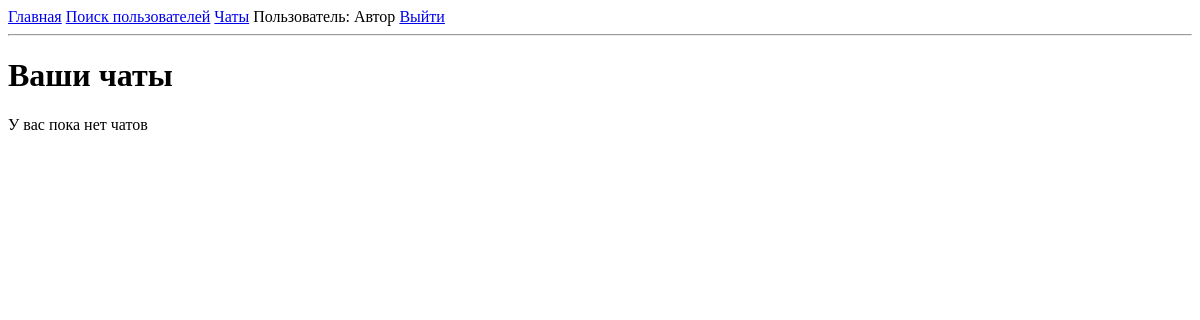
Page /dialogs (signed in) on the earlier database version.
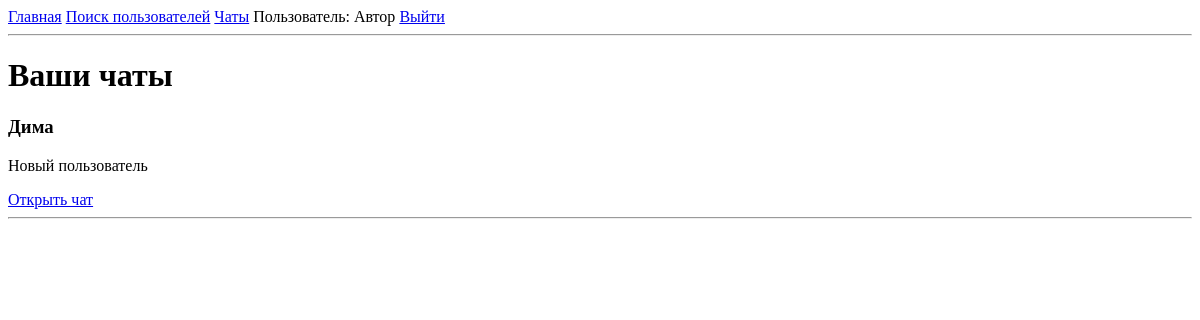
Same page on the later database version.
### data/users.py (models this page shows, shortened)
class User(SqlAlchemyBase, UserMixin):
    __tablename__ = 'users'
    id = sqlalchemy.Column(sqlalchemy.Integer,
                           primary_key=True, autoincrement=True)
    name = sqlalchemy.Column(sqlalchemy.String(32),unique=True, nullable=False)
    about = sqlalchemy.Column(sqlalchemy.String(300), nullable=True)
    hashed_password = sqlalchemy.Column(sqlalchemy.String,
                                        nullable=False)
    created_date = sqlalchemy.Column(sqlalchemy.DateTime,
                                     default=datetime.datetime.now)

### main.py (the view)
@app.route('/dialogs')
@login_required
def dialogs():
    session = db_session.create_session()
    messages = session.query(Message).filter(
        sql.or_(
            Message.sender_id == current_user.id,
            Message.receiver_id == current_user.id
        )
    ).all()
    print('11')
    user_ids = set()
    for msg in messages:
        if msg.sender_id != current_user.id:
            user_ids.add(msg.sender_id)
        if msg.receiver_id != current_user.id:
            user_ids.add(msg.receiver_id)
    users = []
    print('111')
    for user_id in user_ids:
        user = session.query(User).get(user_id)
        if user:
            users.append(user)
    return render_template(
        'dialogs.html',
        users=users
    )

### data/db_session.py (called while the page is built)
def create_session() -> Session:
    global __factory
    return __factory()

### main.py (called while the page is built)
@login_manager.user_loader
def load_user(user_id):
    session = db_session.create_session()
    return session.query(User).get(user_id)

### templates/dialogs.html (shortened to what this page needs)
{% extends "base.html" %}
{% block content %}
<h1>Ваши чаты</h1>
{% if users %}
    {% for user in users %}
        <div>
            <h3>{{ user.name }}</h3>
            <p>{{ user.about }}</p>
            <a href="/chat/{{ user.id }}">
                Открыть чат
            </a>
        </div>
        <hr>
    {% endfor %}
{% else %}
    <p>У вас пока нет чатов</p>
{% endif %}
{% endblock %}

### templates/base.html (shortened to what this page needs)
<!DOCTYPE html>
<html lang="ru">
<head>
    <link rel="stylesheet"
          href="{{ url_for('static', filename='css/chat.css') }}">
</head>
<body>
<div>
    <a href="/">Главная</a>
    {% if current_user.is_authenticated %}
        <a href="/search">Поиск пользователей</a>
        <a href="/dialogs">Чаты</a>
        <span>Пользователь: {{ current_user.name }}</span>
        <a href="/logout">Выйти</a>
    {% else %}
        <a href="/login">Войти</a>
        <a href="/register">Регистрация</a>
    {% endif %}
</div>
<hr>
<div>
    {% block content %}
    {% endblock %}
</div>
</body>
</html>

Differences in the rows shown:
added User: name "Дима", about "Новый пользователь"
Other differences:
text no longer shown: "У вас пока нет чатов"
